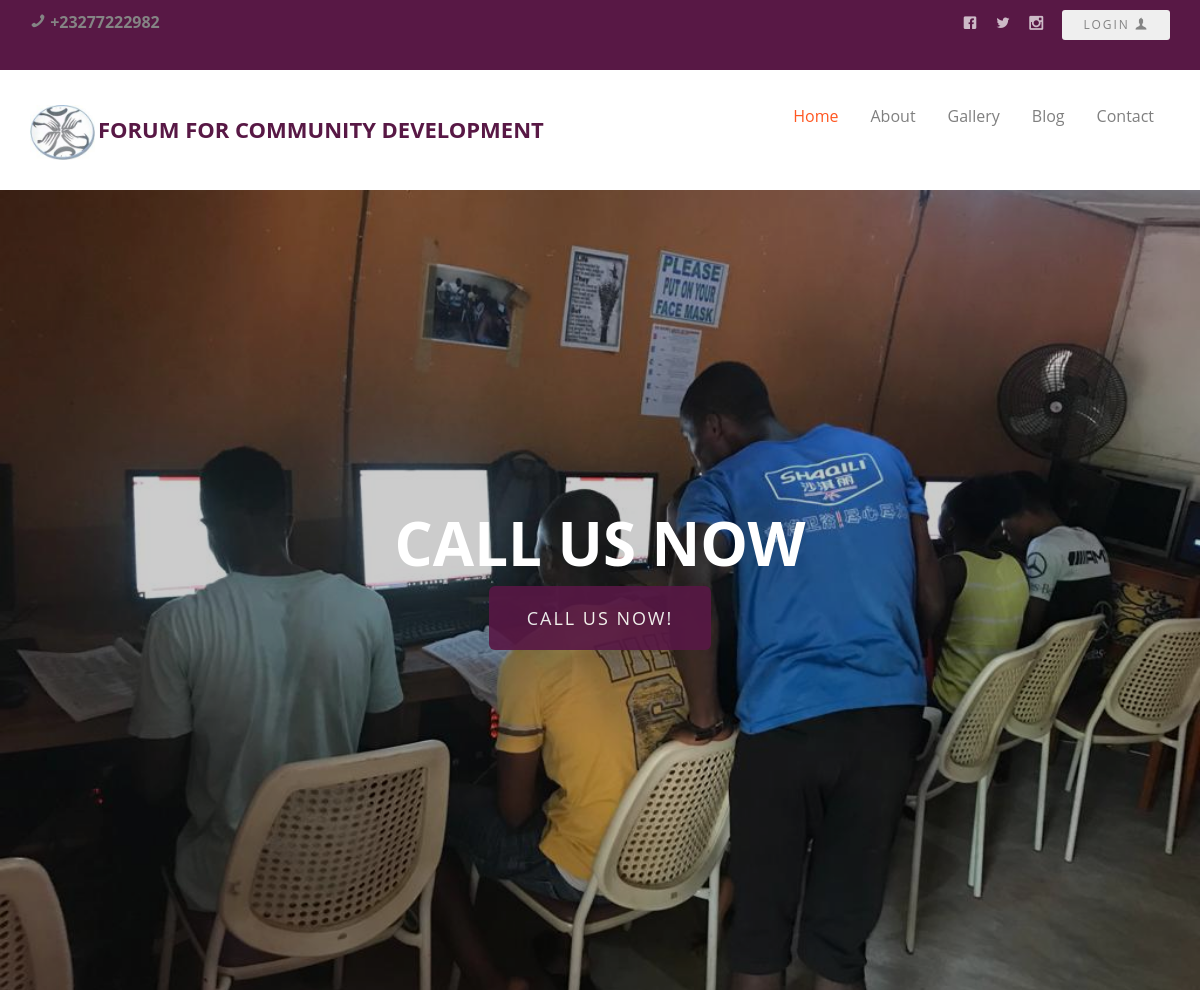
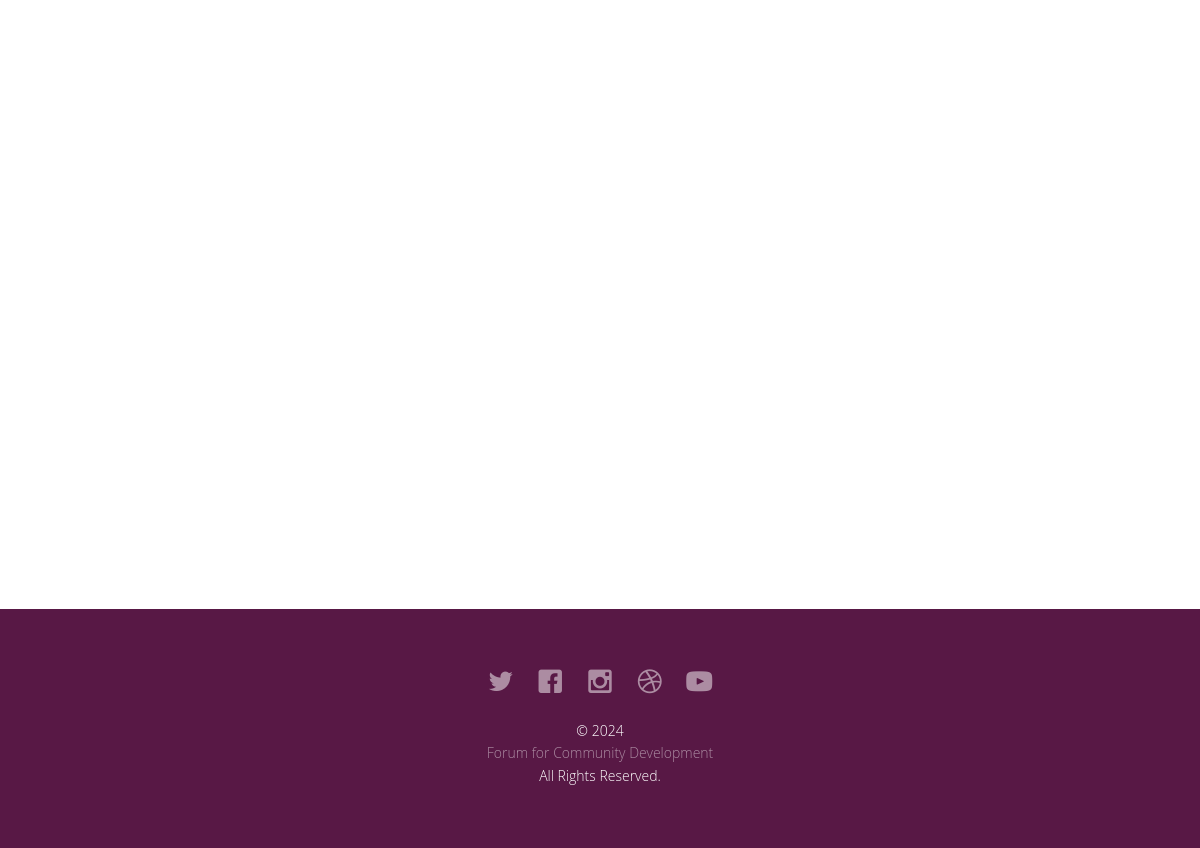
The page /contact.php on the database its author committed (2 pictures, top to bottom).
### tables this page shows
CREATE TABLE IF NOT EXISTS `tblcontact` (
  `contactid` int(11) NOT NULL AUTO_INCREMENT,
  `bgtext` varchar(50) NOT NULL,
  `bgimage` varchar(150) NOT NULL,
  `email` varchar(50) NOT NULL,
  `address` varchar(50) NOT NULL,
  `phone` varchar(50) NOT NULL,
  PRIMARY KEY (`contactid`)
);

### contact.php (the view, shortened to what this page needs)
<!DOCTYPE html>
	<html class="no-js">
	<head>
	<link rel="stylesheet" href="css/animate.css">
	<link rel="stylesheet" href="css/icomoon.css">
	<link rel="stylesheet" href="css/bootstrap.css">
	<link rel="stylesheet" href="css/superfish.css">
	<link rel="stylesheet" href="css/style.css">
	</head>
	<body>
		<div id="fh5co-wrapper">
		<div id="fh5co-page">
		<div class="header-top">
			<div class="container">
				<div class="row">
				<?php
include 'includes/config.php';
 $query = "SELECT * FROM tblcontact";
 $queryrun = mysqli_query($conn, $query);
 $row = mysqli_fetch_assoc($queryrun);?>
					<div class="col-md-6 col-sm-6 text-left fh5co-link">
						<strong><p><i class="icon-phone2"></i> <?php echo $row['phone'];?> </p></strong>
					</div>
					<div class="col-md-6 col-sm-6 text-right fh5co-social">
						<a href="#" class="grow"><i class="icon-facebook2"></i></a>
						<a href="#" class="grow"><i class="icon-twitter2"></i></a>
						<a href="#" class="grow"><i class="icon-instagram2"></i></a>
						<button class="btn btn-sm btn-light" data-toggle="modal" data-target="#adminModal">Login <i class="icon-user"></i></button>
					</div>
				</div>
			</div>
		</div>
		<header id="fh5co-header-section" class="sticky-banner">
			<div class="container">
				<div class="nav-header">
					<h1 id="fh5co-logo"><img src="assets/images/logo.jpg" style="width: 65px; height: 55px;" class="me-2"><a href="index.html">Forum For Community Development</a></h1>
					<nav id="fh5co-menu-wrap" role="navigation">
						<ul class="sf-menu" id="fh5co-primary-menu">
							<li class="active">
								<a href="index.php">Home</a>
							</li>
							<li><a href="about.php">About</a></li>
							<li>
								<a href="gallery.php">Gallery</a>
							</li>
							<li><a href="blog.php">Blog</a></li>
							<li><a href="contact.php">Contact</a></li>
						</ul>
					</nav>
				</div>
			</div>
		</header>
		<?php
include 'includes/config.php';
 $query = "SELECT * FROM tblcontact";
 $queryrun = mysqli_query($conn, $query);
 $row = mysqli_fetch_assoc($queryrun);?>
		<div class="fh5co-hero">
			<div class="fh5co-cover text-center" data-stellar-background-ratio="0.5" style="background-image: url(<?php echo $row['bgimage'];?>);">
				<div class="desc animate-box">
					<h2><strong><?php echo $row['bgtext'];?></strong></h2>
					<span><a class="btn btn-primary btn-lg" href="#">Call us now!</a></span>
				</div>
			</div>
</div>
		<?php include 'includes/footer.php';?>

### css/icomoon.css (style rules this page uses)
[class^="icon-"], [class*=" icon-"] { font-family: 'icomoon' !important; speak: none; font-style: normal; font-weight: normal; font-variant: normal; text-transform: none; line-height: 1; -webkit-font-smoothing: antialiased; -moz-osx-font-smoothing: grayscale; }
.icon-phone2:before { content: "\e9f5"; }
.icon-user:before { content: "\ea37"; }
.icon-facebook2:before { content: "\ea68"; }
.icon-twitter2:before { content: "\ea7d"; }
.icon-instagram2:before { content: "\ec4f"; }

### css/superfish.css (style rules this page uses)
.sf-menu, .sf-menu * { margin: 0; padding: 0; list-style: none; }
.sf-menu li { position: relative; }
.sf-menu > li { float: left; }
.sf-menu a { display: block; position: relative; }
.sf-menu { float: left; margin-bottom: 1em; }
.sf-menu a { border-left: 1px solid #fff; border-top: 1px solid #dFeEFF; border-top: 1px solid rgba(255,255,255,.5); padding: .75em 1em; text-decoration: none; zoom: 1; }
.sf-menu a { color: #13a; }
.sf-menu li { background: #BDD2FF; white-space: nowrap; *white-space: normal; -webkit-transition: background .2s; transition: background .2s; }

### css/style.css (style rules this page uses)
body { font-family: "Open Sans", Arial, sans-serif; line-height: 1.6; font-size: 16px; background: #fff; color: #848484; font-weight: 300; overflow-x: hidden; }
a { color: #ff5722; -webkit-transition: 0.5s, ease; -o-transition: 0.5s, ease; transition: 0.5s, ease; }
p, ul, ol { margin-bottom: 1.5em; font-size: 16px; color: #848484; font-family: "Open Sans", Arial, sans-serif; }
h1, h2, h3, h4, h5, h6 { color: #5a5a5a; font-family: "Open Sans", Arial, sans-serif; font-weight: 400; margin: 0 0 30px 0; }
.header-top { padding: 10px 0; background: #581845; }
.header-top .fh5co-social a { color: rgba(255, 255, 255, 0.7); font-size: 14px; margin-right: 15px; position: relative; -webkit-transition: 0.5s, ease-in-out; -o-transition: 0.5s, ease-in-out; transition: 0.5s, ease-in-out; }
.fh5co-cover, .fh5co-hero { position: relative; height: 800px; }
.fh5co-cover { background-size: cover; position: relative; }
.fh5co-cover .btn { padding: 1em 2em; opacity: .9; }
.fh5co-cover .desc { top: 50%; position: absolute; width: 100%; margin-top: -80px; z-index: 2; color: #fff; }
.fh5co-cover .desc h2 { color: #fff; text-transform: uppercase; font-size: 60px; margin-bottom: 10px; font-weight: 300 !important; }
.fh5co-cover .desc h2 strong { font-weight: 700; }
.fh5co-cover .desc span { display: block; margin-bottom: 30px; font-size: 28px; letter-spacing: 1px; }
.fh5co-cover .desc span a { color: #fff; }
.sf-menu { margin: 7px 0 0 0 !important; }
.sf-menu { float: right; }
.sf-menu a { color: rgba(0, 0, 0, 0.5); padding: 0.75em 1em !important; font-weight: normal; border-left: none; border-top: none; border-top: none; text-decoration: none; zoom: 1; font-size: 16px; border-bottom: none !important; }
.sf-menu li, .sf-menu ul li, .sf-menu ul ul li, .sf-menu li:hover, .sf-menu li.sfHover { background: transparent; }
.sf-menu li:hover a, .sf-menu li.sfHover a, .sf-menu ul li:hover a, .sf-menu ul li.sfHover a, .sf-menu li.active a { color: #ff5722; }
#fh5co-header-section { padding: 0; position: relative; left: 0; width: 100%; z-index: 1022; background: #fff; }
.nav-header { position: relative; float: left; width: 100%; }
#fh5co-logo { position: relative; z-index: 2; font-size: 22px; text-transform: uppercase; margin-top: 35px; font-weight: 700; float: left; }
#fh5co-logo a { color: #581845; margin-left: 3px; }
#fh5co-menu-wrap { position: relative; z-index: 2; display: block; float: right; margin-top: 15px; }
#fh5co-menu-wrap .sf-menu a { padding: 1em .75em; }
.btn { -webkit-transition: 0.3s; -o-transition: 0.3s; transition: 0.3s; }
.btn { text-transform: uppercase; letter-spacing: 2px; -webkit-transition: 0.3s; -o-transition: 0.3s; transition: 0.3s; }
.btn.btn-primary { background: #581845; color: #fff; border: none !important; border: 2px solid transparent !important; }
.js .animate-box { opacity: 0; }
#fh5co-wrapper { overflow-x: hidden; position: relative; }
#fh5co-page { position: relative; -webkit-transition: 0.5s; -o-transition: 0.5s; transition: 0.5s; }
#offcanvas-menu { position: absolute; top: 0; bottom: 0; z-index: 99; background: #222; right: -240px; width: 240px; padding: 20px; overflow-y: scroll !important; display: none; }
#offcanvas-menu ul { padding: 0; margin: 0; }
#offcanvas-menu ul li { padding: 0; margin: 0 0 10px 0; list-style: none; }
#offcanvas-menu ul li a { font-size: 18px; color: rgba(255, 255, 255, 0.4); }
#offcanvas-menu ul li.active > a { color: #ff5722; }

### rows shown on the page
tblcontact: phone "+23277222982", bgimage (picture), bgtext "CALL US NOW"
